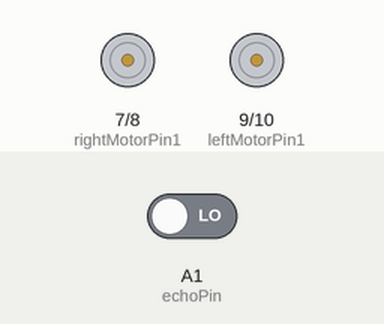
The sketch below on a simulated Arduino Uno, built with avr-gcc and run on an emulated ATmega328P. Parts: motor-driver pin pairs drawn as motors (green arrow = first pin HIGH = forward, orange = second pin HIGH = backward, longer = more drive, scaled by the enable pin). The inputs (shaded band) are chosen by the test bench; at power-on: A1 (echoPin) LOW.

Above: at 0.1 s.
At 1.1 s:
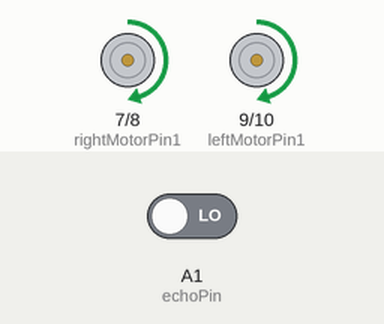
Timing chart, 0 to 2.6 s (numbered marks = the images above):
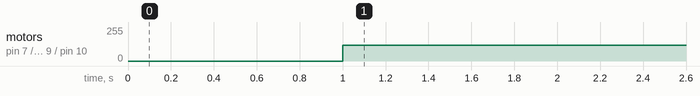

Measured:
- by itself, motor on pin 7 (rightMotorPin1) / pin 8 (rightMotorPin2), motor on pin 9 (leftMotorPin1) / pin 10 (leftMotorPin2): stopped → forward 120/255 at 1.0 s

The sketch:

2WD_HCSR04.ino
```cpp
#define trigPin A0
#define echoPin A1
int distance;
int duration;
int distRight;
int distLeft;
//Right motor
int enableRightMotor = 6;
int rightMotorPin1 = 7;
int rightMotorPin2 = 8;


//Left motor
int enableLeftMotor = 5;
int leftMotorPin1 = 9;
int leftMotorPin2 = 10;
//Motor speed
int MotorSpeedLow = 80;
int MotorSpeedHigh = 150;
int MotorSpeedNorm = 120;
void setup() {
  // put your setup code here, to run once:
  Serial.begin(9600);
  pinMode(enableRightMotor, OUTPUT);
  pinMode(rightMotorPin1, OUTPUT);
  pinMode(rightMotorPin2, OUTPUT);

  pinMode(enableLeftMotor, OUTPUT);
  pinMode(leftMotorPin1, OUTPUT);
  pinMode(leftMotorPin2, OUTPUT);
}

void loop() {
  // put your main code here, to run repeatedly:
  measure();
  if (distance>=20 && distance<100)
  {
    Serial.println(distance);
    forward();
  }
  else if((distance<19 && distance>10) || (distance>100))
  {
    Serial.println("Stop");
    stopandcheck();
  }
  else
  {
    reverse();
  }
  delay(10);
}
void forward(){
  digitalWrite(rightMotorPin1 , HIGH);
  digitalWrite(rightMotorPin2 , LOW);
  digitalWrite(leftMotorPin1 , HIGH);
  digitalWrite(leftMotorPin2 , LOW);
  analogWrite(enableRightMotor, abs(MotorSpeedNorm));
  analogWrite(enableLeftMotor, abs(MotorSpeedNorm));
}
void stopandcheck(){
  digitalWrite(rightMotorPin1 , LOW);
  digitalWrite(rightMotorPin2 , LOW);
  digitalWrite(leftMotorPin1 , LOW);
  digitalWrite(leftMotorPin2 , LOW);
  delay(10);
}
void reverse(){
  digitalWrite(rightMotorPin1 , HIGH);
  digitalWrite(rightMotorPin2 , LOW);
  digitalWrite(leftMotorPin1 , HIGH);
  digitalWrite(leftMotorPin2 , LOW);
  analogWrite(enableRightMotor, abs(MotorSpeedNorm));
  analogWrite(enableLeftMotor, abs(MotorSpeedNorm));
  delay(100);
}
/*void leftTurn()
{
  //left
  digitalWrite(rightMotorPin1 , HIGH);
  digitalWrite(rightMotorPin2 , LOW);
  digitalWrite(leftMotorPin1 , LOW);
  digitalWrite(leftMotorPin2 , HIGH);
  analogWrite(enableRightMotor, abs(MotorSpeedHigh));
  analogWrite(enableLeftMotor, abs(MotorSpeedLow));
  delay(50);
}
void rightTurn()
{
  //right
  digitalWrite(rightMotorPin1 , LOW);
  digitalWrite(rightMotorPin2 , HIGH);
  digitalWrite(leftMotorPin1 , HIGH);
  digitalWrite(leftMotorPin2 , LOW);

  analogWrite(enableRightMotor, abs(MotorSpeedLow));
  analogWrite(enableLeftMotor, abs(MotorSpeedHigh));
  delay(50);
}*/
void measure()
{
  digitalWrite(trigPin, LOW);
  delayMicroseconds(2);
  digitalWrite(trigPin, HIGH);
  delayMicroseconds(10);
  digitalWrite(trigPin, LOW);
  duration = pulseIn(echoPin, HIGH);
  distance = duration * 0.034 / 2;
}
```
